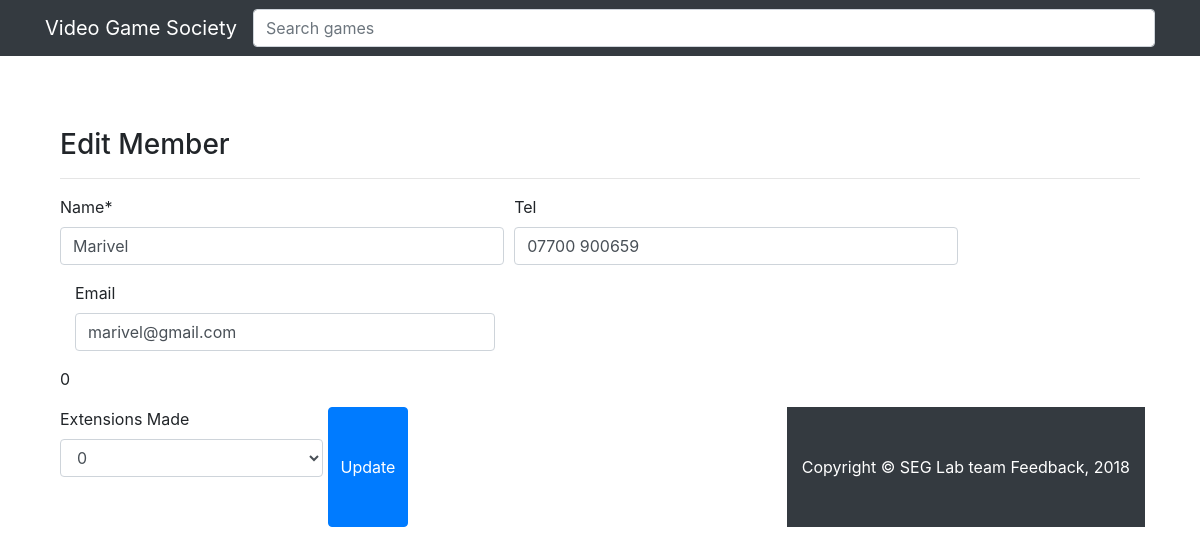
Page /public/members/edit.php on the earlier database version.
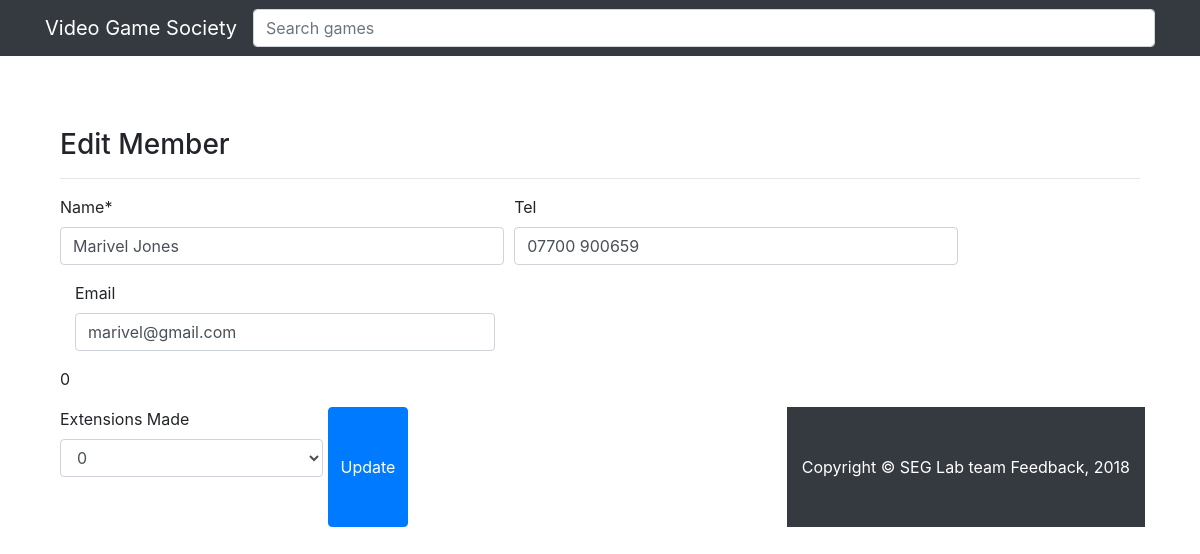
Same page on the later database version.
### tables this page shows
CREATE TABLE Members(
	Member_ID INT NOT NULL AUTO_INCREMENT,
	Name VARCHAR(64) NOT NULL,
	Tel VARCHAR(15),
	Email VARCHAR(254),
	Extensions_Made INT NOT NULL,

	PRIMARY KEY (Member_ID)
);

### private/functions.php (called while the page is built, shortened)
<?php
function url_for($script_path) {
  if($script_path[0] != '/') {
    $script_path = "/" . $script_path;
  }
  return WWW_ROOT . $script_path;
}
function u($string="") {
  return urlencode($string);
}
function h($string="") {
  return htmlspecialchars($string);
}
?>

### public/members/edit.php (the view, shortened to what this page needs)
<?php require_once('../../private/initialize.php'); ?>
<?php include(SHARED_PATH . '/header.php'); ?>
<?php
$id = $_GET['id'] ?? '1';
    $sql = "SELECT * FROM Members ";
    $sql.= "WHERE Member_ID='" . $id . "'";
    $result = mysqli_query($db, $sql);
    $member = mysqli_fetch_assoc($result);
?>
<br>
<h3>Edit Member</h3>
<hr/>
<form action="<?php echo url_for('./members/edit.php?id= '. h(u($member['Member_ID'])) ); ?>" method="post">
  <div class="form-row">
   <div class="form-group col-md-5">
      <label for="name">Name*</label>
      <input type="text" class="form-control" name="name" placeholder="Name" value="<?php echo h($member['Name']); ?>" method="post" required>
    </div>
   <div class="form-group col-md-5">
      <label for="tel">Tel</label>
      <input type="text" class="form-control" name="tel" placeholder="Tel" value="<?php echo h($member['Tel']); ?>" method="post">
    </div>
  </div>
  <div class="form-group col-md-5">
      <label for="email">Email</label>
      <input type="text" class="form-control" name="email" placeholder="Email" value="<?php echo h($member['Email']); ?>" method="post">
    </div>
  <p><?php echo h($member['Extensions_Made']); ?></p>
  <div class="form-row">
    <div class="form-group col-md-3">
      <label for="extensions_made">Extensions Made</label>
      <select name="extensions_made" class="form-control" id="extensions_made" method="post">
          <option value="0">0</option>
      </select>
    </div>
  <button type="submit" class="btn btn-primary">Update</button>
</form>
<?php include(SHARED_PATH . '/footer.php'); ?>

Differences in the rows shown:
changed members "marivel@gmail.com": name "Marivel" → "Marivel Jones"
